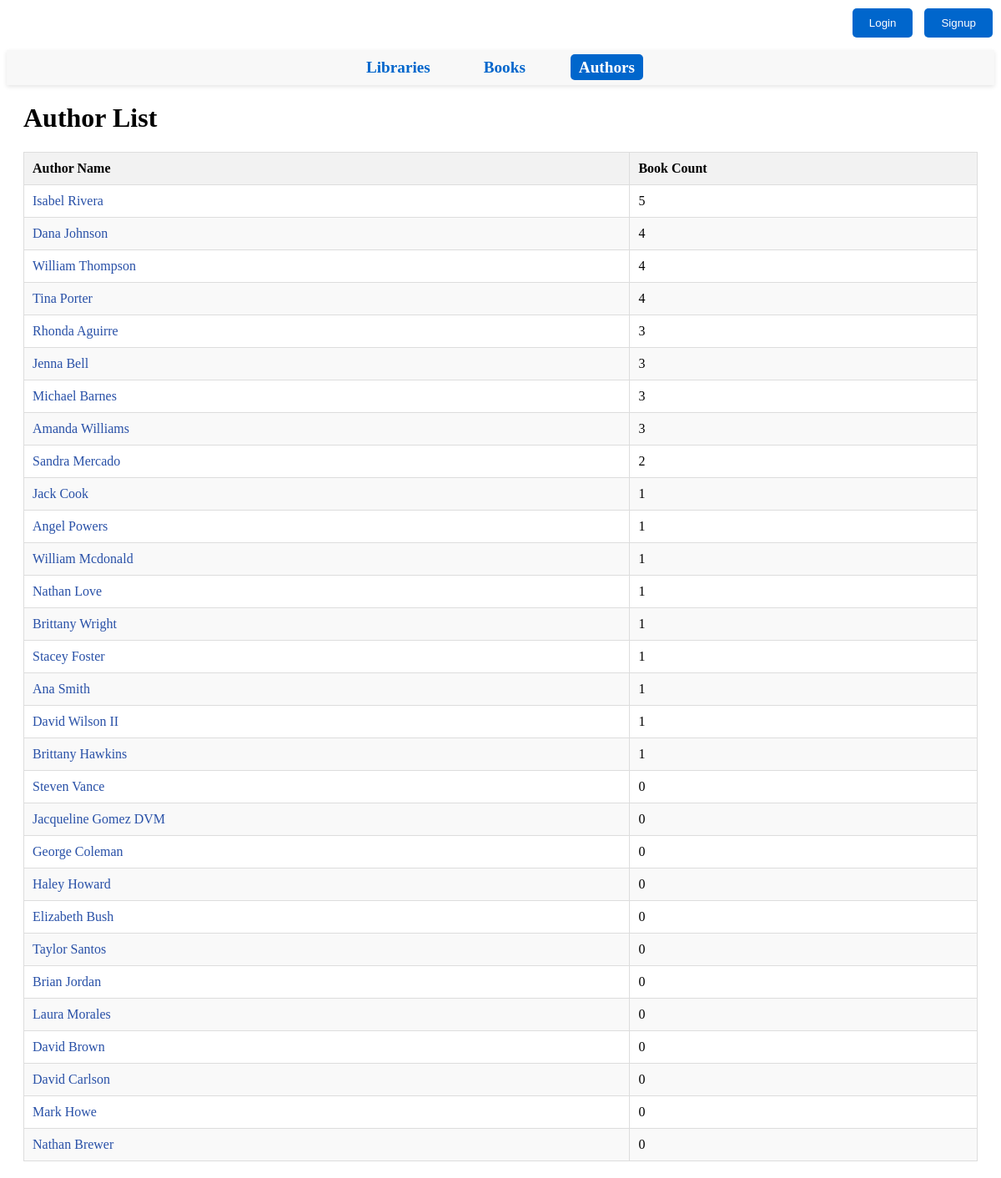
Screenshot of /authors/ with the database file from the repository.
### authors/models.py (models this page shows, shortened)
class Author(models.Model):
    author_name = models.CharField(max_length=255, unique=True)
    def book_count(self, category=None):
        if category:
            return self.books.filter(category=category).count()
        return self.books.count()

### authors/views.py (the view)
# urls.py: path('', views.author_view, name='authors'),
def author_view(request):
    authors = Author.objects.all()
    authors_with_book_count = []
    for author in authors:
        author.book_count_value = author.book_count()
        authors_with_book_count.append(author)
    authors_with_book_count.sort(key=lambda author: author.book_count_value, reverse=True)
    return render(request, 'authors.html', {
        'authors_with_book_count': authors_with_book_count,
    })

### authors/templates/authors.html (shortened to what this page needs)
{% extends 'base.html' %}
{% block content %}
    <h1>Author List</h1>
    <table>
        <thead>
            <tr>
                <th>Author Name</th>
                <th>Book Count</th>
            </tr>
        </thead>
        <tbody>
            {% for author in authors_with_book_count %}
                <tr>
                    <td>
                        <a href="{% url 'author_detail' author.id %}">{{ author.author_name }}</a>
                    </td>
                    <td>{{ author.book_count_value }}</td>
                </tr>
            {% endfor %}
        </tbody>
    </table>
{% endblock %}

### authors/templates/authors.html (style rules this page uses)
table { width: 100%; border-collapse: collapse; }
th, td { padding: 10px; text-align: left; border: 1px solid #ddd; }
th { background-color: #f2f2f2; }
tr:nth-child(even) { background-color: #f9f9f9; }
a { text-decoration: none; color: #2850a7; }

### rows the page displays
Author: author_name "Isabel Rivera", book_count_value "5"
Author: author_name "Dana Johnson", book_count_value "4"
Author: author_name "William Thompson", book_count_value "4"
Author: author_name "Tina Porter", book_count_value "4"
Author: author_name "Rhonda Aguirre", book_count_value "3"
Author: author_name "Jenna Bell", book_count_value "3"
Author: author_name "Michael Barnes", book_count_value "3"
Author: author_name "Amanda Williams", book_count_value "3"
Author: author_name "Sandra Mercado", book_count_value "2"
Author: author_name "Jack Cook", book_count_value "1"
Author: author_name "Angel Powers", book_count_value "1"
Author: author_name "William Mcdonald", book_count_value "1"
Author: author_name "Nathan Love", book_count_value "1"
Author: author_name "Brittany Wright", book_count_value "1"
Author: author_name "Stacey Foster", book_count_value "1"
Author: author_name "Ana Smith", book_count_value "1"
Author: author_name "David Wilson II", book_count_value "1"
Author: author_name "Brittany Hawkins", book_count_value "1"
Author: author_name "Steven Vance", book_count_value "0"
Author: author_name "Jacqueline Gomez DVM", book_count_value "0"
Author: author_name "George Coleman", book_count_value "0"
Author: author_name "Haley Howard", book_count_value "0"
Author: author_name "Elizabeth Bush", book_count_value "0"
Author: author_name "Taylor Santos", book_count_value "0"
Author: author_name "Brian Jordan", book_count_value "0"
Author: author_name "Laura Morales", book_count_value "0"
Author: author_name "David Brown", book_count_value "0"
Author: author_name "David Carlson", book_count_value "0"
Author: author_name "Mark Howe", book_count_value "0"
Author: author_name "Nathan Brewer", book_count_value "0"
